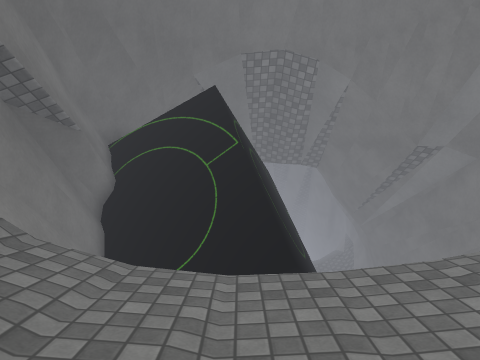
view 1 (above)

14 first-person views from a walk through a 3-D level made in the Unity game engine. The camera is 1.4 m above the floor, tilts 4° down and sees 70° across. The floor is counted in squares, 1 m on a side. Each view is taken from the middle of a square. On the plan, view 1 faces up. The plan holds only what a view shows up to about 15 squares ahead; the rest is blank. The place goes on beyond the plan. The player character is not drawn. Some animated figures are not drawn. Some surface patterns are stand-ins.

view 2
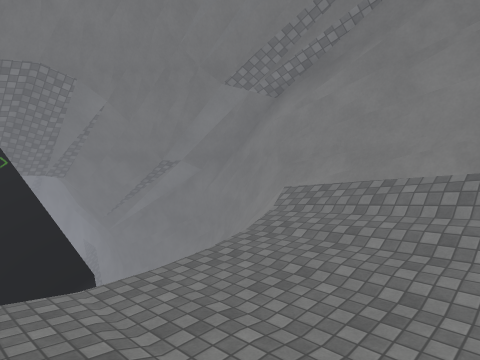

view 3
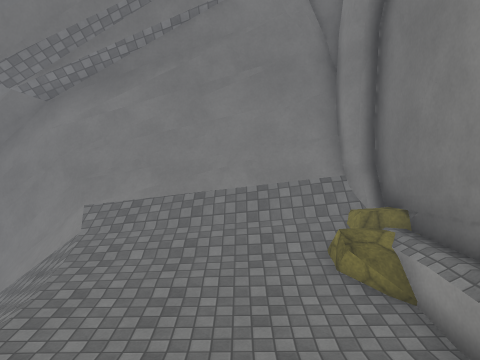

view 4
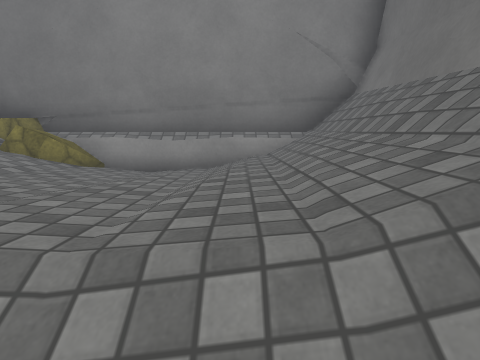

view 5
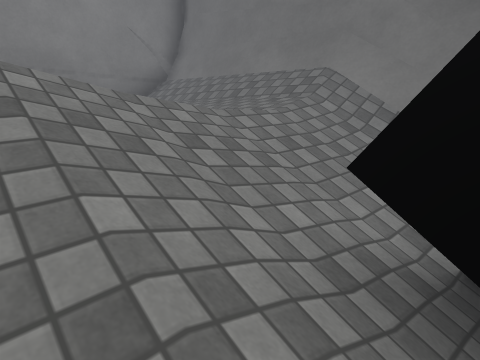

view 6
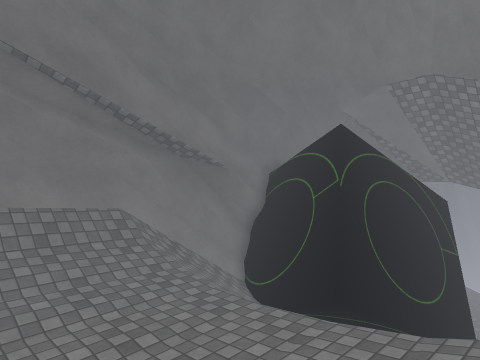

view 7
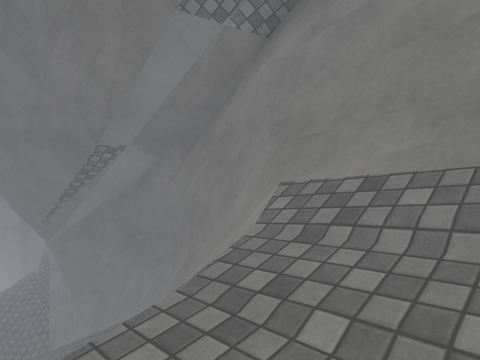

view 8
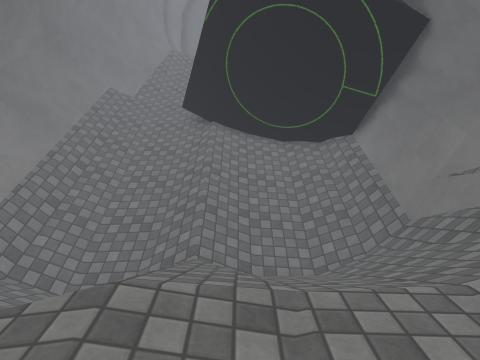

view 9
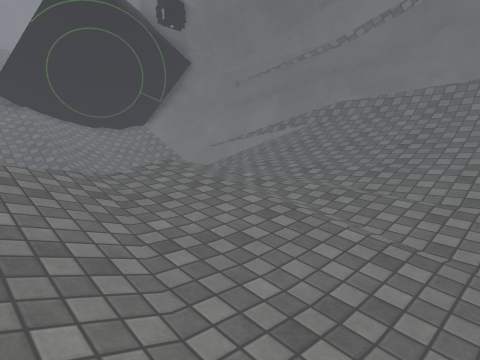

view 10
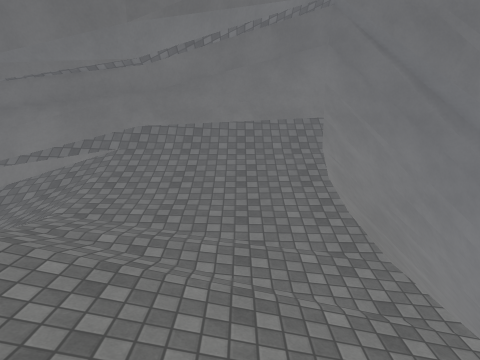

view 11
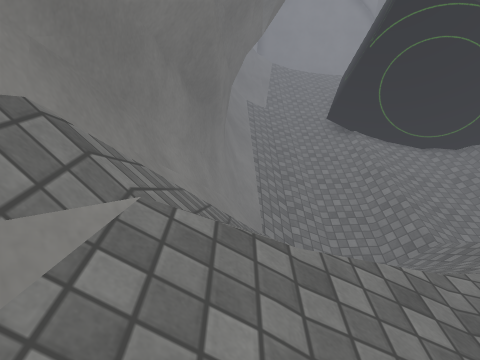

view 12
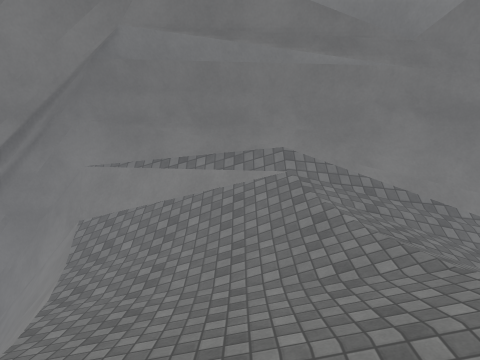

view 13
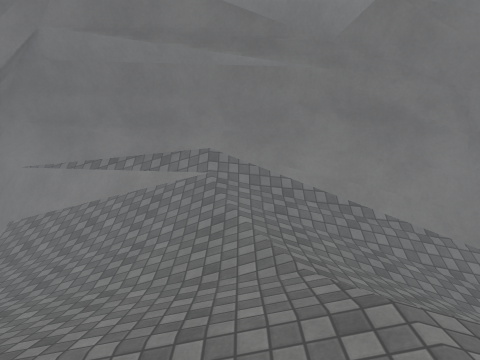

view 14
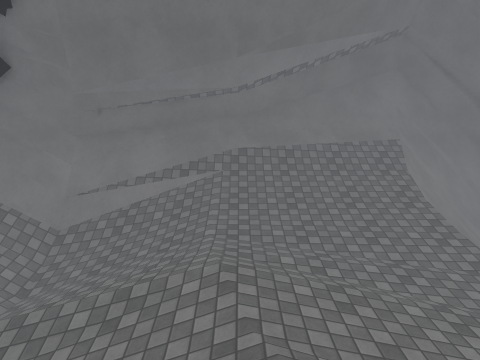

### Floor plan
Key: @ floor where view 1 was taken; # wall or solid block; . main floor; - floor 6.5 m lower than the main floor; _ floor 6.75 m lower than the main floor; < floor 7.25 m lower than the main floor; ( floor 7.5 m lower than the main floor; ! floor 8 m lower than the main floor; / step, stairs or slope; = window, fence, low wall or low ledge; v drop or lower ground; O other object.
Columns run from 7 left of view 1 to 10 right of it. Each row starts with its distance up from view 1.
 33 #vvvv          v##
 32 #vvvvv        vvv#
 31 #vvvvvv      vvv##
 30 ##vvvvv     v///##
 29 ##vvvvvvv!/!!///#
 28  #///////(/(///=#
 27  #=//////</(///=#
 26  #=////</</<///##
 25  #=////_/_////O##
 24  ##////___////O#
 23   #///-_/-/////#
 22   # ///////////#
 21   #=//////////=#
 20   #=//////////##
 19   ##=////// //##
 18    ##/////////#
 17    ##/////////#
 16     #/////////#
 15     #O////////#
 14     ##////////#
 13     #####=////#
 12        ####///#
 11          ##///#
 10    ##    #////#
  9    #######   =#
  8    #==###=/  =#
  7    #=//=#// /##
  6    #////////###
  5    #////////#=#
  4    #//.....//=#
  3    #//.....//=#
  2    #//.....//=#
  1    #//.....//=#
  0    #//.@...//##
 -1    #///...///##
 -2    ###########

Where each view was taken, in squares from view 1:
view 1: 0 up, 0 right, facing up
view 2: 1 down, 2 left, facing up-right
view 3: 1 up, 3 left, facing right
view 4: 6 up, 1 left, facing down
view 5: 8 up, 3 right, facing down-left
view 6: 0 up, 5 right, facing up-left
view 7: 2 up, 2 right, facing up-right
view 8: 25 up, 1 right, facing down
view 9: 29 up, 6 right, facing down-left
view 10: 26 up, 6 right, facing left
view 11: 27 up, 7 right, facing down
view 12: 26 up, 1 left, facing right
view 13: 24 up, 1 left, facing right
view 14: 23 up, 7 right, facing left
